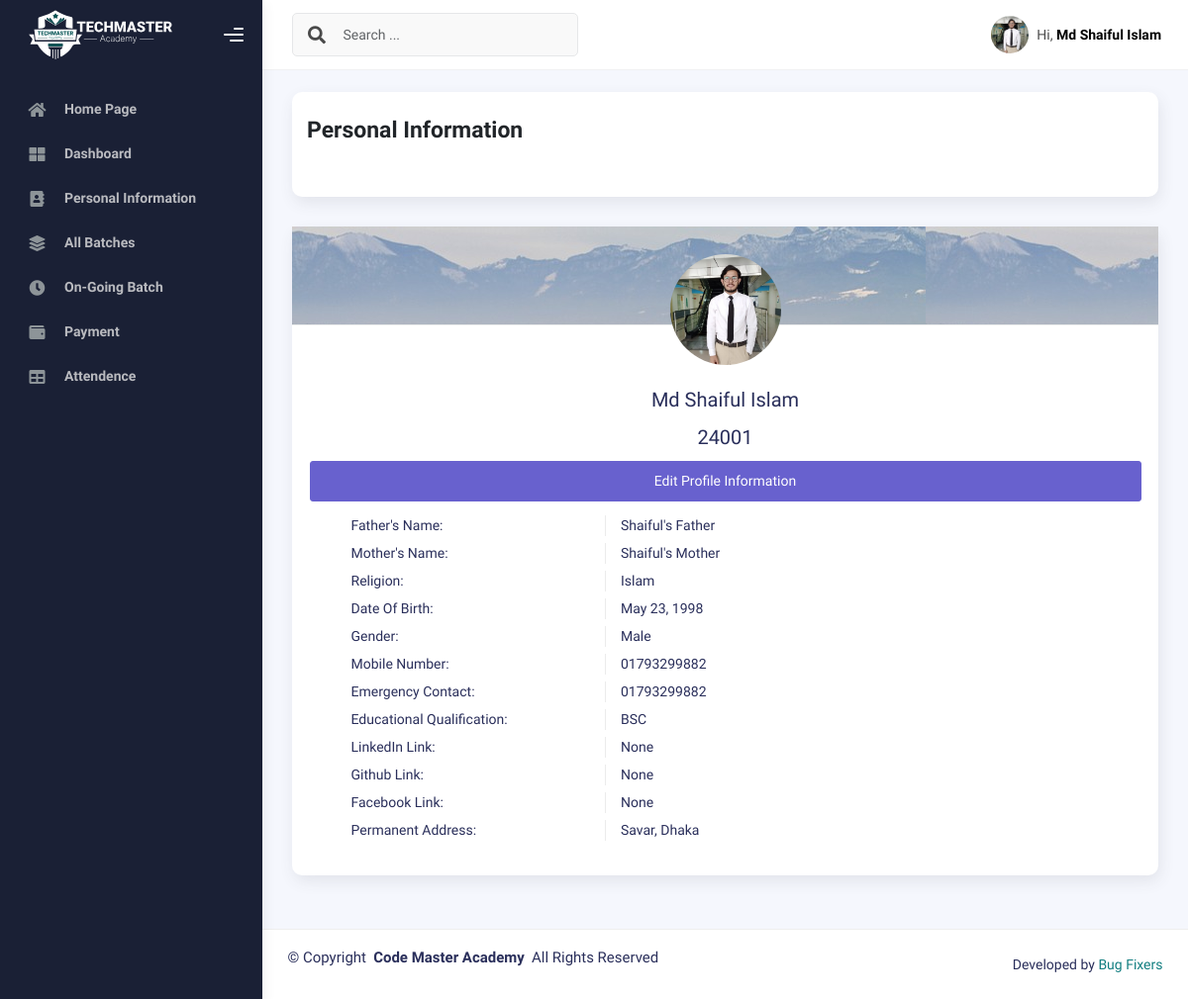
/studentInfo/ (signed in), run on an earlier commit of the app's database.
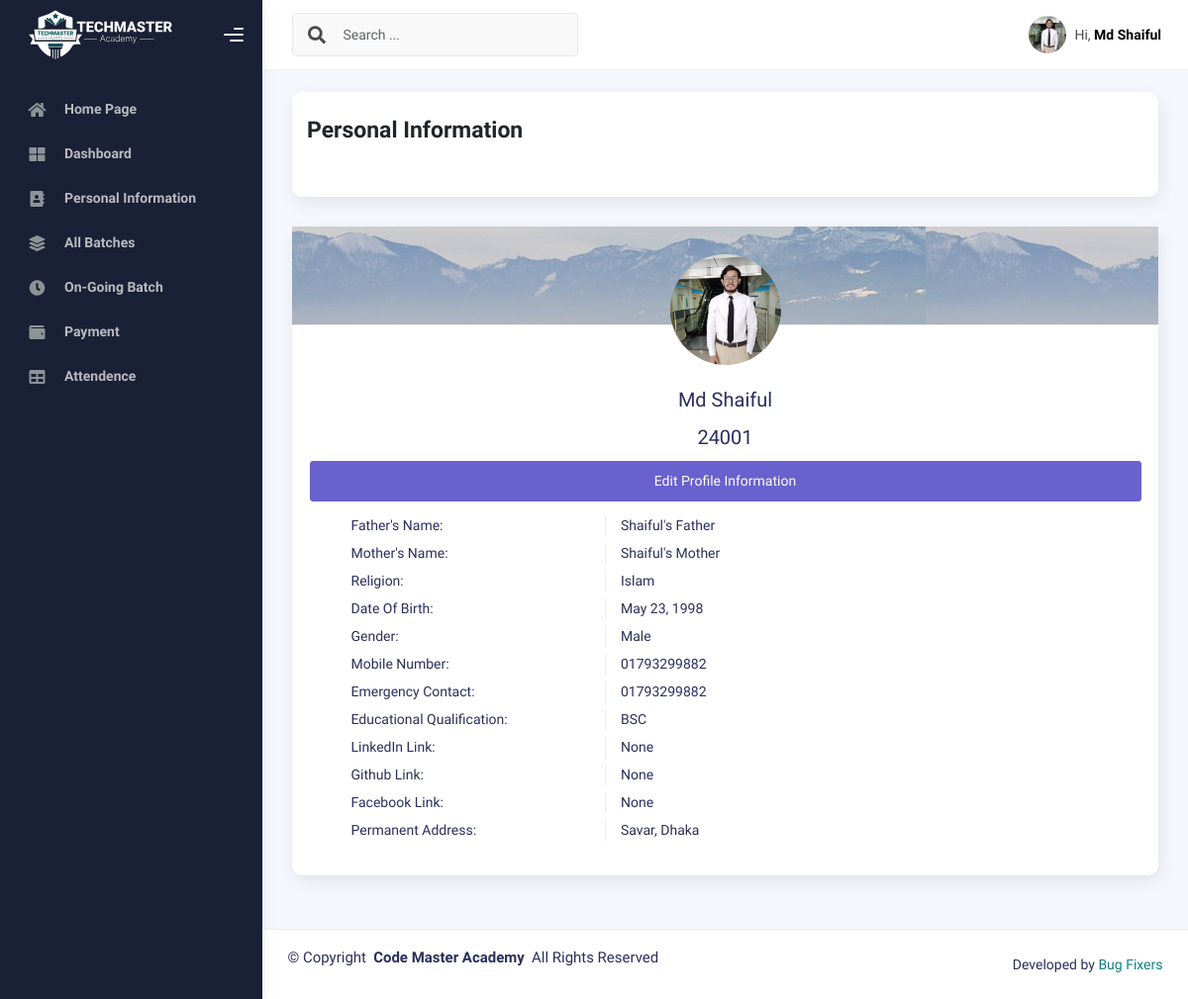
And on a later commit of the database.
### IMSapp/models.py (models this page shows, shortened)
class IMSUserModel(AbstractUser):
    USERTYPE=[
        ('Authority','Authority'),
        ('Student','Student'),
        ('Teacher','Teacher'),
        ('Staff','Staff'),
    ]
    UserType=models.CharField(choices=USERTYPE,max_length=100, null=True)

class StudentModel(models.Model):
    Imsuser=models.OneToOneField(IMSUserModel,on_delete=models.CASCADE,related_name='studentinfo',null=True)
    StudentID=models.CharField(max_length=100,null=True)
    StudentName=models.CharField(max_length=100,null=True)
    StudentPhoto=models.ImageField(upload_to='studentPhoto',null=True)
    AdmissionDate=models.DateField(auto_now_add=True,null=True)
    EducationalQualification=models.CharField(max_length=100,null=True)
    LinkedInLink =models.CharField(max_length=150,null=True)
    GithubLink =models.CharField(max_length=150,null=True)
    FacebookLink =models.CharField(max_length=150,null=True)

class PersonalInfoModel(models.Model):
    Imsuser=models.OneToOneField(IMSUserModel,on_delete=models.CASCADE,related_name='personalinfo',null=True)
    Password=models.CharField(max_length=100,null=True)
    FatherName=models.CharField(max_length=100,null=True)
    MotherName=models.CharField(max_length=100,null=True)
    Religion=models.CharField(max_length=100,null=True)
    DOB=models.DateField(null=True)
    GENDER=[
        ('Male','Male'),
        ('Female','Female'),
        ('Other','Other'),
    ]
    Gender=models.CharField(choices=GENDER,max_length=100,null=True)
    Mobile=models.CharField(max_length=100,null=True)
    EmergencyContact=models.CharField(max_length=100,null=True)
    PresentAddress=models.CharField(max_length=100,null=True)
    PermanentAddress=models.CharField(max_length=100,null=True)

### IMSapp/studentviews.py (the view)
# urls.py: path('studentInfo/',studentInfo,name="studentInfo"),
@login_required
def studentInfo(request):
    current_user=request.user
    studentdata=get_object_or_404(StudentModel,Imsuser=current_user)
    context={
        'studentdata':studentdata,
    }
    return render(request,'students/studentInfo.html',context)

### IMSapp/templates/students/studentInfo.html
{% extends 'profilemaster/master.html' %}
{% block content %}
<div class="col-sm-12 col-md-12">
  <div class="card card-stats card-round">
      <div class="card-body">
          <div class="d-flex align-items-left align-items-md-center flex-column flex-md-row pt-2 pb-4">
              <div>
                  <h3 class="fw-bold mb-3">Personal Information</h3>
              </div>
          </div>
      </div>
  </div>
</div>
<div class="col-md-12">
  <div class="card card-profile">
    <div class="card-header" style="background-image: url('assets/img/blogpost.jpg')">
      <div class="profile-picture">
        <div class="avatar avatar-xxl">
          <img src="{{ studentdata.StudentPhoto.url }}" alt="..." class="avatar-img rounded-circle">
        </div>
      </div>
    </div>
    <div class="card-body">
      <div class="user-profile text-center">
        <div class="name">{{studentdata.StudentName}}</div>
        <p class="name">{{studentdata.StudentID}}</p>
      </div>
      <div class="view-profile">
        <a href="#" class="btn btn-secondary w-100">Edit Profile Information</a>
      </div>
      <div class="container mt-3 ps-5">
        <div class="row user-stats text-left">
          <div class="col-12 user-info">
            <div class="row mb-2">
              <div class="col-4 info-title">Father's Name:</div>
              <div class="col-8 info-data">{{user.personalinfo.FatherName}}</div>
            </div>
            <div class="row mb-2">
              <div class="col-4 info-title">Mother's Name:</div>
              <div class="col-8 info-data">{{user.personalinfo.MotherName}}</div>
            </div>
            <div class="row mb-2">
              <div class="col-4 info-title">Religion:</div>
              <div class="col-8 info-data">{{user.personalinfo.Religion}}</div>
            </div>
            <div class="row mb-2">
              <div class="col-4 info-title">Date Of Birth:</div>
              <div class="col-8 info-data">{{user.personalinfo.DOB}}</div>
            </div>
            <div class="row mb-2">
              <div class="col-4 info-title">Gender:</div>
              <div class="col-8 info-data">{{user.personalinfo.Gender}}</div>
            </div>
            <div class="row mb-2">
              <div class="col-4 info-title">Mobile Number:</div>
              <div class="col-8 info-data">{{user.personalinfo.Mobile}}</div>
            </div>
            <div class="row mb-2">
              <div class="col-4 info-title">Emergency Contact:</div>
              <div class="col-8 info-data">{{user.personalinfo.EmergencyContact}}</div>
            </div>
            <div class="row mb-2">
              <div class="col-4 info-title">Educational Qualification:</div>
              <div class="col-8 info-data">{{studentdata.EducationalQualification}}</div>
            </div>
            <div class="row mb-2">
              <div class="col-4 info-title">LinkedIn Link:</div>
              <div class="col-8 info-data">{{studentdata.LinkedInLink}}</div>
            </div>
            <div class="row mb-2">
              <div class="col-4 info-title">Github Link:</div>
              <div class="col-8 info-data">{{studentdata.GithubLink}}</div>
            </div>
            <div class="row mb-2">
              <div class="col-4 info-title">Facebook Link:</div>
              <div class="col-8 info-data">{{studentdata.FacebookLink}}</div>
            </div>
            <div class="row mb-2">
              <div class="col-4 info-title">Permanent Address:</div>
              <div class="col-8 info-data">{{user.personalinfo.PermanentAddress}}</div>
            </div>
          </div>
        </div>
      </div>
    </div>
  </div>
{% endblock content %}

### IMSapp/templates/profilemaster/header.html (shortened to what this page needs)
{% load static %}
<div class="main-header">
  <nav class="navbar navbar-header navbar-header-transparent navbar-expand-lg border-bottom">
    <div class="container-fluid">
      <nav class="navbar navbar-header-left navbar-expand-lg navbar-form nav-search p-0 d-none d-lg-flex">
        <div class="input-group">
          <div class="input-group-prepend">
            <button type="submit" class="btn btn-search pe-1">
              <i class="fa fa-search search-icon"></i>
            </button>
          </div>
          <input type="text" placeholder="Search ..." class="form-control" />
        </div>
      </nav>
      <ul class="navbar-nav topbar-nav ms-md-auto align-items-center">
        <li class="nav-item topbar-user dropdown hidden-caret">
          <a class="dropdown-toggle profile-pic" data-bs-toggle="dropdown" href="#" aria-expanded="false">
            {% if user.UserType == 'Authority' %}
            <div class="avatar-sm">
              <img src="{% static 'profileassets/img/kaiadmin/authoritylogo.png' %}" alt="..." class="avatar-img rounded-circle" />
            </div>
            <span class="profile-username">
              <span class="fw-bold">Code Master</span>
            </span>
            {% elif user.UserType == 'Student' %}
            <div class="avatar-sm">
              <img src="{{user.studentinfo.StudentPhoto.url}}" alt="..." class="avatar-img rounded-circle" />
            </div>
            <span class="profile-username">
              <span class="op-7">Hi,</span>
              <span class="fw-bold">{{user.studentinfo.StudentName}}</span>
            </span>
            {% endif %}
          </a>
        </li>
      </ul>
    </div>
  </nav>
</div>

What changed in the data, as far as the page shows it:
changed IMSUserModel "Shaiful's Father": studentinfo.StudentName "Md Shaiful Islam" → "Md Shaiful"
changed StudentModel "BSC": StudentName "Md Shaiful Islam" → "Md Shaiful"
